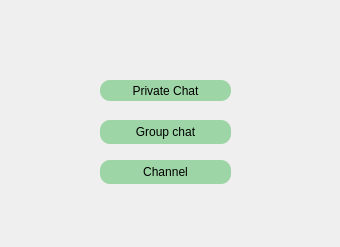
<?xml version="1.0" encoding="UTF-8"?>
<ui version="4.0">
 <class>Selection_page</class>
 <widget class="QWidget" name="Selection_page">
  <property name="geometry">
   <rect>
    <x>0</x>
    <y>0</y>
    <width>340</width>
    <height>247</height>
   </rect>
  </property>
  <property name="windowTitle">
   <string>Form</string>
  </property>
  <widget class="QLabel" name="label">
   <property name="geometry">
    <rect>
     <x>0</x>
     <y>0</y>
     <width>341</width>
     <height>251</height>
    </rect>
   </property>
   <property name="styleSheet">
    <string notr="true">border-image: url(:/pic22/pic2.jpg);</string>
   </property>
   <property name="text">
    <string/>
   </property>
  </widget>
  <widget class="QPushButton" name="pushButton">
   <property name="geometry">
    <rect>
     <x>100</x>
     <y>80</y>
     <width>131</width>
     <height>21</height>
    </rect>
   </property>
   <property name="styleSheet">
    <string notr="true">border-rAdius:10px;
background-color: rgb(158, 213, 166);
color: rgb(0, 0, 0);
font: 16pt &quot;Andalus&quot;;</string>
   </property>
   <property name="text">
    <string>Private Chat</string>
   </property>
  </widget>
  <widget class="QPushButton" name="pushButton_2">
   <property name="geometry">
    <rect>
     <x>100</x>
     <y>120</y>
     <width>131</width>
     <height>24</height>
    </rect>
   </property>
   <property name="styleSheet">
    <string notr="true">border-rAdius:10px;
background-color: rgb(158, 213, 166);
color: rgb(0, 0, 0);
font: 16pt &quot;Andalus&quot;;</string>
   </property>
   <property name="text">
    <string>Group chat</string>
   </property>
  </widget>
  <widget class="QPushButton" name="pushButton_3">
   <property name="geometry">
    <rect>
     <x>100</x>
     <y>160</y>
     <width>131</width>
     <height>24</height>
    </rect>
   </property>
   <property name="styleSheet">
    <string notr="true">border-rAdius:10px;
background-color: rgb(158, 213, 166);
color: rgb(0, 0, 0);
font: 16pt &quot;Andalus&quot;;</string>
   </property>
   <property name="text">
    <string>Channel</string>
   </property>
  </widget>
  <widget class="QLabel" name="label_2">
   <property name="geometry">
    <rect>
     <x>20</x>
     <y>20</y>
     <width>71</width>
     <height>61</height>
    </rect>
   </property>
   <property name="styleSheet">
    <string notr="true">border-image: url(:/sticker4/images (3) (2).jpg);
border-rAdius:10px;
</string>
   </property>
   <property name="text">
    <string/>
   </property>
  </widget>
 </widget>
 <resources/>
 <connections/>
</ui>
